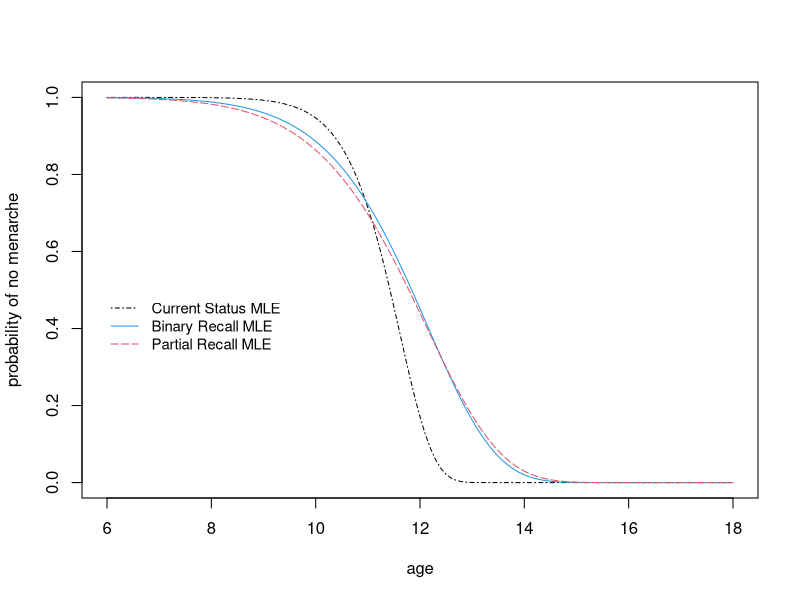

Generate this figure with R:
#===================================== Functions =========================================

# ======== Likelihood for Partial Recall MLE =======
fNEW<-function (param) {
    theta<-param[1];eta<-param[2]
    alpha1<-param[3];beta1<-param[4]
    alpha2<-param[5];beta2<-param[6]
    alpha3<-param[7];beta3<-param[8]
    ab<-theta/eta
    lnh<-which(data[,3]==4)
    li4<-log(pweibull(data[lnh,2], theta,eta,lower.tail=FALSE))
    rem<-which(data[,3]==0)
    pi0<-1/(1+exp(alpha1+beta1*(data[rem,2]-data[rem,1]))+exp(alpha2+beta2*(data[rem,2]-data[rem,1]))+exp(alpha3+beta3*(data[rem,2]-data[rem,1])))
    li0<-log(dweibull(data[rem,1], theta, eta)*pi0)
    
NOR<-which(data[,3]==1)
ll1<-length(NOR)
s_vec1<-data[NOR,2]
lens<-length(s_vec1)
integ_d1 <- function(x) {
i1<-ab*((x/eta)^(theta-1))*exp(-(x/eta)^theta)
d1<-exp(alpha1+beta1*(s-x))
d2<-exp(alpha2+beta2*(s-x))
d3<-exp(alpha3+beta3*(s-x))
inte<-i1*(d1/(1+d1+d2+d3))
return(inte)
                       }

integd1<-array(0,lens)
for (i in 1:lens) {
  s=s_vec1[i]
    integd1[i]<-integrate(integ_d1, 0, s,subdivisions=1000,stop.on.error = T)$value
                  }
    li1<-log(integd1)
    
    MR<-which(data[,3]==2)
    ll2<-length(MR)
    s_vec2<-data[MR,2]
    L1M<-data[MR,4]
    U1M<-data[MR,5]
    lens2<-length(s_vec2)
    integ_d2 <- function(x) {
      i1<-ab*((x/eta)^(theta-1))*exp(-(x/eta)^theta)
      d1<-exp(alpha1+beta1*(s-x))
      d2<-exp(alpha2+beta2*(s-x))
      d3<-exp(alpha3+beta3*(s-x))
      inte<-i1*(d2/(1+d1+d2+d3))
      return(inte)
                             }
  integd2<-array(0,lens2)
    for (i in 1:lens2) {
      s=s_vec2[i]
      l=L1M[i]
      u<-U1M[i]
      integd2[i]<-integrate(integ_d2, l, u,subdivisions=1000,stop.on.error = T)$value
                         }
  li2<-log(integd2)
    
    YR<-which(data[,3]==3)
    ll3<-length(YR)
  s_vec3<-data[YR,2]
  L1Y<-data[YR,4]
  U1Y<-data[YR,5]
  lens3<-length(s_vec3)
  integ_d3 <- function(x) {
    i1<-ab*((x/eta)^(theta-1))*exp(-(x/eta)^theta)
    d1<-exp(alpha1+beta1*(s-x))
    d2<-exp(alpha2+beta2*(s-x))
    d3<-exp(alpha3+beta3*(s-x))
    inte<-i1*(d3/(1+d1+d2+d3))
   return(inte)
                             }
  integd3<-array(0,lens3)
    for (i in 1:lens3) {
      s=s_vec3[i]
   l<-L1Y[i]
   u<-U1Y[i]
  integd3[i]<-integrate(integ_d3, l, u,subdivisions=1000,stop.on.error = T)$value
                        }
  li3<-log(integd3)
    
    liken<-c(li0,li1,li2,li3,li4, recursive=TRUE)
    likeNEW<-sum(liken)    
  return(- likeNEW)
  }
# ======== Likelihood for Binary Recall MLE =======
fNEW_EXNR<-function (param) {
  theta<-param[1];eta<-param[2]
  alpha<-param[3];beta<-param[4]
  ab<-theta/eta
  lnh<-which(datam[,3]==4)
  li4<-log(pweibull(datam[lnh,2], theta,eta,lower.tail=FALSE))
  rem<-which(datam[,3]==0)
  pi0<-1/(1+exp(alpha+beta*(datam[rem,2]-datam[rem,1])))
  li0<-log(dweibull(datam[rem,1], theta, eta)*pi0)
  
  NOR<-which(datam[,3]==1)
  ll1<-length(NOR)
  s_vec1<-datam[NOR,2]
  lens<-length(s_vec1)
  integ_d1 <- function(x) {
    i1<-ab*((x/eta)^(theta-1))*exp(-(x/eta)^theta)
    d1<-exp(alpha+beta*(s-x))
    inte<-i1*(d1/(1+d1))
    return(inte)
  }
  integd1<-array(0,lens)
  for (i in 1:lens) {
    s=s_vec1[i]
    integd1[i]<-integrate(integ_d1, 0, s,subdivisions=1000,stop.on.error = T)$value
                     }
  li1<-log(integd1)
    liken<-c(li0,li1,li4, recursive=TRUE)
  likeNEW_EXN<-sum(liken)    
    return(- likeNEW_EXN)
           }


#========== Likelihood function for Current Status MLE ==============
fYNO<-function (ss)   {
  if (ss[1]>0 & ss[2]>0)   {
    alpha<-ss[1];beta<-ss[2]
    lyes<-which(data[,3]!=4)
    lno<-which(data[,3]==4)
    lyn1<-log(pweibull(data[lno,2], alpha,beta,lower.tail=FALSE))
    lyn2<-log(pweibull(data[lyes,2], alpha, beta))
    likeYN<-c(lyn1,lyn2, recursive=TRUE)
    likeyn<-sum(likeYN) 
  }
  else   likeyn=-999999
  #  print(c(-likeyn,ss))
  return(- likeyn)
}

#=================== Main Program =================   
mydata<- read.csv("Data1.csv",header=T)
names(mydata)
dimex<-dim(mydata)
group<-mydata[,4]

aam<-numeric(dimex[1])
L1<-numeric(dimex[1])
U1<-numeric(dimex[1])
ind0<-which(group==0)
L1<-mydata[,2]/365.25
U1<-mydata[,3]/365.25

aam[ind0]<-mydata[ind0,2]/365.25
aai<-mydata[,1]
data<-cbind(aam,aai,group,L1,U1)


leEX<-length(which(data[,3]==0))
leNO<-length(which(data[,3]==1))
leM<-length(which(data[,3]==2))
leY<-length(which(data[,3]==3))
leNH<-length(which(data[,3]==4))
leEX;leNO;leM;leY;leNH
sall<-leEX+leNO+leM+leY+leNH

#================= For Binary recall data, we consider monthly and yearly recall as no recall ============
#==== Data set for Binary Recal MLE============
datam<-data
da2<-which(datam[,3]==2)
da3<-which(datam[,3]==3)
datam[da2,3]<-1
datam[da3,3]<-1

#=== For those individual who had the event happend, Calculate S-T ===
STda<-mydata[which(mydata[,4]!=4),]
TAVG<-(STda[,3]+STda[,2])/2
STdat<-cbind(TAVG/365.25,STda)
STdata<-cbind(STdat[,1],STdat[,2],STdat[,5],STdat[,2]-STdat[,1])
colnames(STdata) <- c("aam","aai","group","S-T")

#============== Choosing the initial values of parameter for optimization algorithm =============
## partition for pi0,pi1,pi2,pi3
g1<-which(STdata[,4]<=2)
ST1<-STdata[g1,]
p01<-length(which(ST1[,3]==0))/dim(ST1)[1]
p11<-length(which(ST1[,3]==1))/dim(ST1)[1]
p21<-length(which(ST1[,3]==2))/dim(ST1)[1]
p31<-length(which(ST1[,3]==3))/dim(ST1)[1]

g2<-which(STdata[,4]>2 & STdata[,4]<=3.5)
ST2<-STdata[g2,]
p02<-length(which(ST2[,3]==0))/dim(ST2)[1]
p12<-length(which(ST2[,3]==1))/dim(ST2)[1]
p22<-length(which(ST2[,3]==2))/dim(ST2)[1]
p32<-length(which(ST2[,3]==3))/dim(ST2)[1]

g3<-which(STdata[,4]>3.5 & STdata[,4]<=5)
ST3<-STdata[g3,]
p03<-length(which(ST3[,3]==0))/dim(ST3)[1]
p13<-length(which(ST3[,3]==1))/dim(ST3)[1]
p23<-length(which(ST3[,3]==2))/dim(ST3)[1]
p33<-length(which(ST3[,3]==3))/dim(ST3)[1]

g4<-which(STdata[,4]>5 & STdata[,4]<=6.5)
ST4<-STdata[g4,]
p04<-length(which(ST4[,3]==0))/dim(ST4)[1]
p14<-length(which(ST4[,3]==1))/dim(ST4)[1]
p24<-length(which(ST4[,3]==2))/dim(ST4)[1]
p34<-length(which(ST4[,3]==3))/dim(ST4)[1]

g5<-which(STdata[,4]>6.5 & STdata[,4]<=8)
ST5<-STdata[g5,]
p05<-length(which(ST5[,3]==0))/dim(ST5)[1]
p15<-length(which(ST5[,3]==1))/dim(ST5)[1]
p25<-length(which(ST5[,3]==2))/dim(ST5)[1]
p35<-length(which(ST5[,3]==3))/dim(ST5)[1]

g6<-which(STdata[,4]>8 & STdata[,4]<=12.3)
ST6<-STdata[g6,]
p06<-length(which(ST6[,3]==0))/dim(ST6)[1]
p16<-length(which(ST6[,3]==1))/dim(ST6)[1]
p26<-length(which(ST6[,3]==2))/dim(ST6)[1]
p36<-length(which(ST6[,3]==3))/dim(ST6)[1]

# define x and y to do regression of log pi/pi0=alpha+beta*x
x<-c(1,2.75,4.25,5.75,7.25,10.15)
p11<-0.01
y1<-c(log(p11/p01),log(p12/p02),log(p13/p03),log(p14/p04),log(p15/p05),log(p16/p06))
out1<-lm(y1~x)
alpha1_ini<-summary(out1)$coeff[[1]]
beta1_ini<-summary(out1)$coeff[[2]]

y2<-c(log(p21/p01),log(p22/p02),log(p23/p03),log(p24/p04),log(p25/p05),log(p26/p06))
out2<-lm(y2~x)
alpha2_ini<-summary(out2)$coeff[[1]]
beta2_ini<-summary(out2)$coeff[[2]]

y3<-c(log(p31/p01),log(p32/p02),log(p33/p03),log(p34/p04),log(p35/p05),log(p36/p06))
out3<-lm(y3~x)
alpha3_ini<-summary(out3)$coeff[[1]]
beta3_ini<-summary(out3)$coeff[[2]]

ini_par<-c(9,15,alpha1_ini,beta1_ini,alpha2_ini,beta2_ini,alpha3_ini,beta3_ini)
#========== Optimization functions for three different methods =============

OP_NEW<-optim(ini_par, fNEW, method="L-BFGS-B", lower=c(1,1,-20,-20,-20,-20,-20,-20), upper=c(25,25,20,20,20,20,20,20), hessian=T,control = list(maxit=1000000,trace = T,REPORT = 1))
OP_NEW_EXNR<-optim(ini_par[1:4],fNEW_EXNR, method="L-BFGS-B", lower=c(1,1,-20,-20), upper=c(25,25,20,20), hessian=T,control = list(maxit=1000000,trace = T,REPORT = 1))
OP_YN<-optim(c(9,15), fYNO, method="BFGS",hessian=T,control = list(maxit=1000000,trace = T,REPORT = 1))

parnew<-OP_NEW$par
parnew_exnr<-OP_NEW_EXNR$par
paryn<-OP_YN$par

parnew
parnew_exnr
paryn

hsnMNEW<-OP_NEW$hessian
hsnMNEWEXNR<-OP_NEW_EXNR$hessian
hsnMYN<-OP_YN$hessian

dmNEW<-solve(hsnMNEW)
dmNEWEXNR<-solve(hsnMNEWEXNR)
dmYN<-solve(hsnMYN)

#===== Survival plot  ======
theta1<-paryn[1]
eta1<-paryn[2]
theta2<-parnew_exnr[1]
eta2<-parnew_exnr[2]
theta3<-parnew[1]
eta3<-parnew[2]

median1<-eta1*(log(2)^(1/theta1))
median2<-eta2*(log(2)^(1/theta2))
median3<-eta3*(log(2)^(1/theta3))

age<-seq(6,18,.1)
su1<-pweibull(age, theta1,eta1,lower.tail=FALSE)
su2<-pweibull(age, theta2,eta2,lower.tail=FALSE)
su3<-pweibull(age, theta3,eta3,lower.tail=FALSE)

probability_nomenarche<-su1


postscript (file="SURV1.eps", width = 8.0, height = 6.0)
plot(age,probability_nomenarche,cex.lab=1, cex.axis=1, cex.main=1,col="white",ylab="probability of no menarche")
 lines(age,su1,lty=4)
lines(age,su2,col=4)
lines(age,su3,lty=5,col=2)      
legend(6,.5, c("Current Status MLE","Binary Recall MLE", "Partial Recall MLE"), col = c(1,4,2),
       lty = c(4,1,5), pch = c(NA,NA,NA),merge = TRUE ,bty="n",cex=.9)
dev.off()

